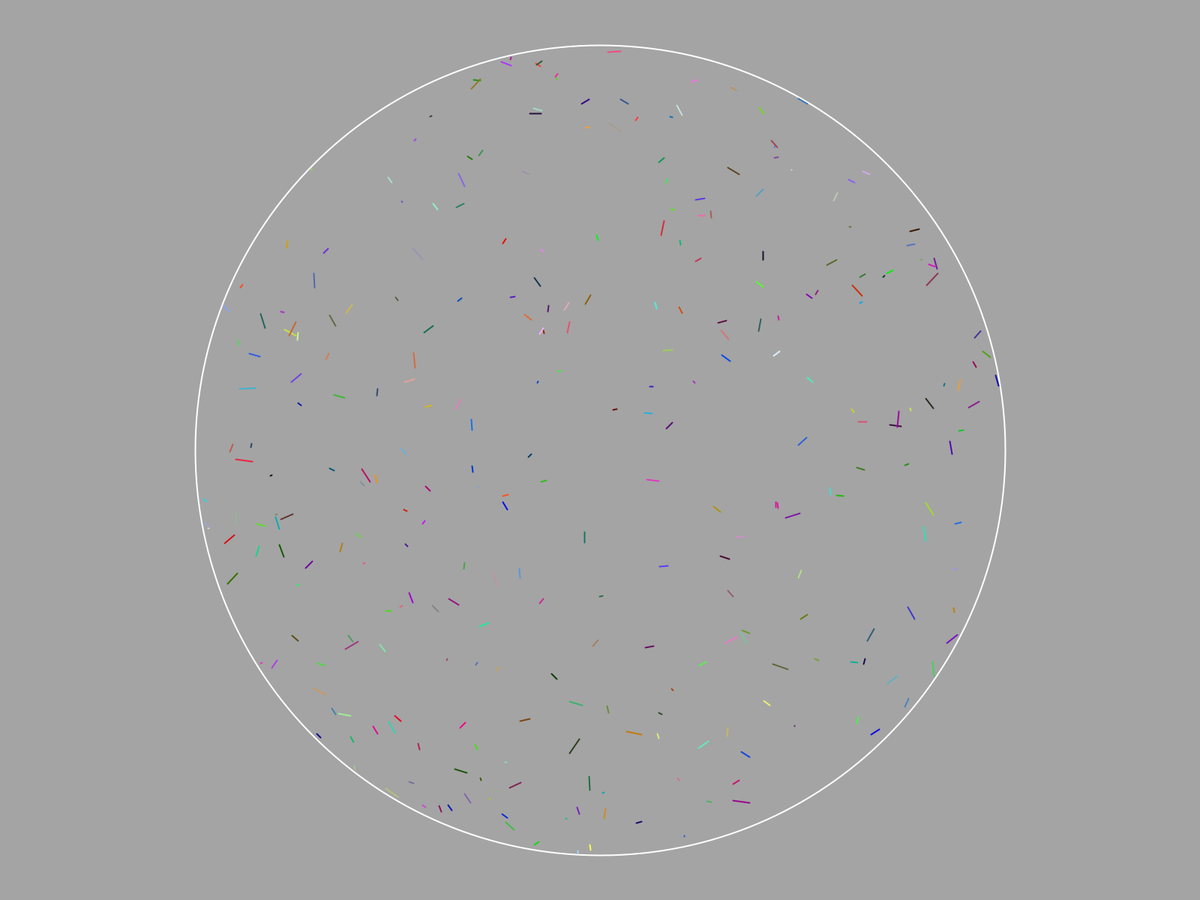
Frame 1 (no input)
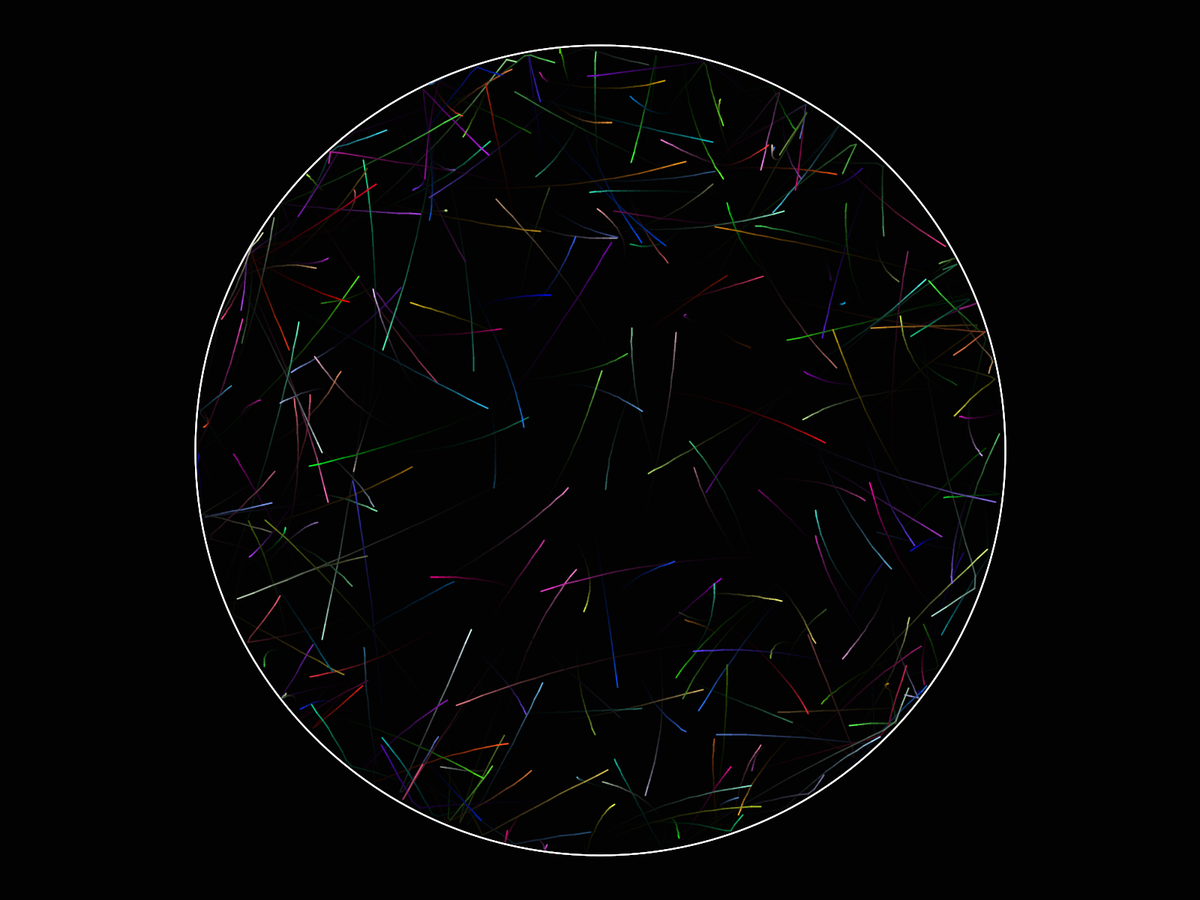
Frame 60 (the mouse pressed at the canvas centre just before this capture)
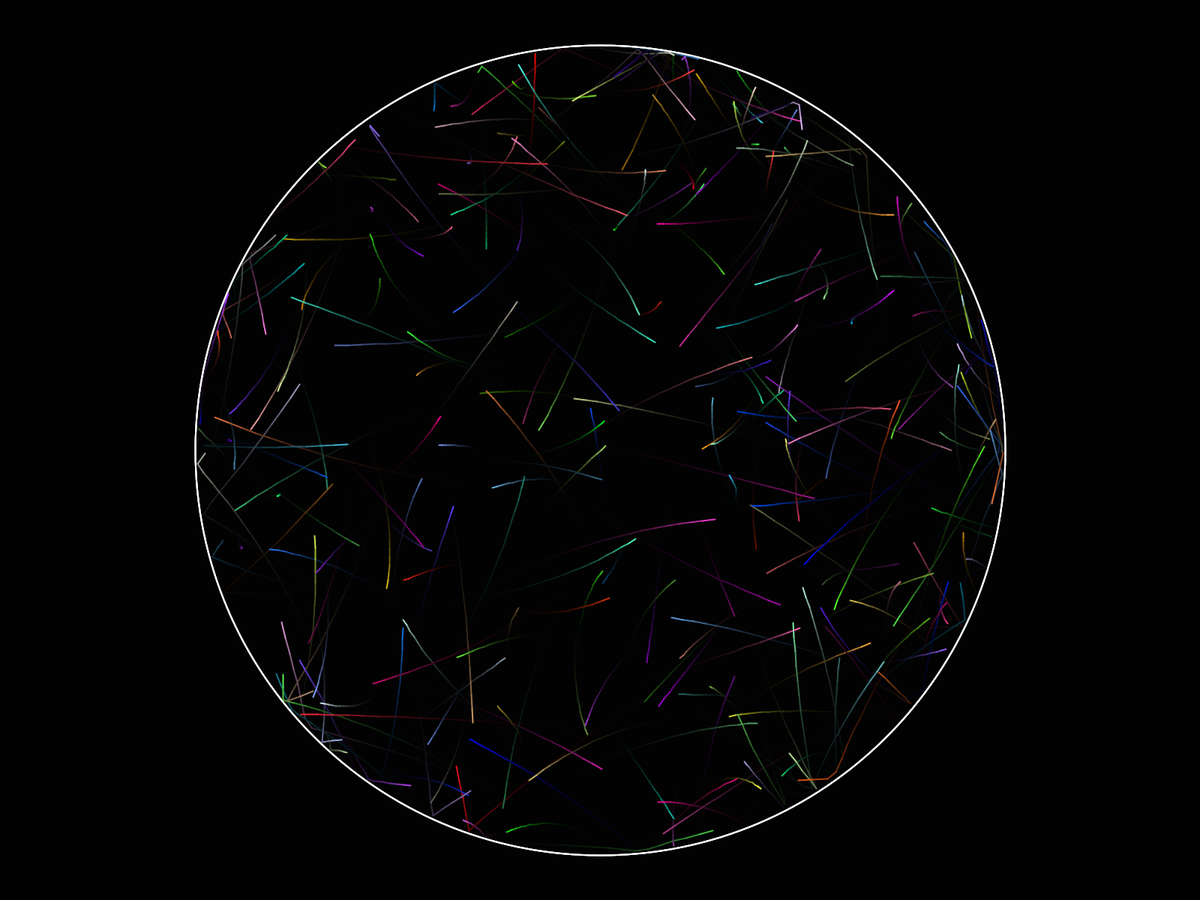
Frame 120 (the mouse held since frame 60 and released just before this capture)

The Processing sketch that drew these frames (run headless with seeded random() and noise(); from frame 60 on, the mouse is pressed at the canvas centre):

// Processing sketch: wallpaper
// ── wallpaper.pde
ArrayList<Ball> balls;
float r, R;

void setup() {
  //size(600, 600);
  fullScreen();
  strokeCap(ROUND);

  R=min(width, height)*0.9;
  r=2;

  balls=new ArrayList<Ball>();
  for (int i=0; i<pow(R/2, 2)/1000; i++) {
    balls.add(new Ball(PVector.fromAngle(random(TWO_PI)).mult(sqrt(random(pow(R/2-r, 2)))), PVector.fromAngle(random(TWO_PI)).mult(random(0)), PVector.fromAngle(random(2*PI)).mult(0.3)));
    for (int j=0; j<10000; j++) {
      balls.get(i).move(0.1);
    }
  }
  //PVector.fromAngle(random(TWO_PI)).mult(sqrt(random(pow(R/2-r, 2)))), PVector.fromAngle(random(TWO_PI)).mult(random(0, 2))
  //new PVector(0, 0), new PVector(0, 1)
  frameRate(30);
}

void draw() {
  fill(0, 0, 0, 50);
  noStroke();
  rect(0, 0, width, height);
  stroke(255);
  noFill();
  translate(width/2, height/2);
  strokeWeight(2);
  ellipse(0, 0, R, R);
  strokeWeight(r);
  for (int i=0; i<balls.size(); i++) {
    balls.get(i).pp=balls.get(i).p.copy();
    for (int j=0; j<10; j++) {
      balls.get(i).move(0.1);
    }
    balls.get(i).show();
  }
  println(frameRate);
}

class Ball {
  PVector p, pp, v, g;
  color c;

  Ball(PVector p_, PVector v_, PVector g_) {
    p=p_.copy();
    v=v_.copy();
    g=g_.copy();
    c=color(random(255), random(255), random(255));
  }

  void move(float t) {
    v.add(g.copy().mult(t));
    p.add(v.copy().mult(t));
    if (p.mag()>R/2-r) {
      p.sub(v.copy().mult(t));
      v.rotate(PI-(-p.heading()+v.heading())*2);
    }
  }

  void show() {
    stroke(c);
    line(pp.x, pp.y, p.x, p.y);
  }
}
